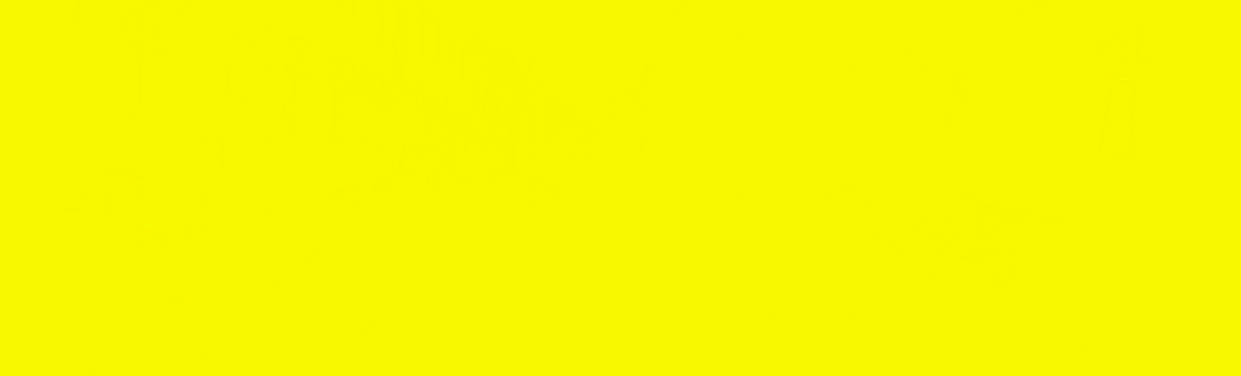
#> input picture optical_flow_t3_4/LKflow_000045_10.png, 1241 x 376 px; the run also reads 3 pictures not shown here
$ python evaluate_analyze_flow.py   (older library calls are emulated)
#> lines starting #> are read from the running program, lines starting #| are printed output that depends on the picture; after the words box and inside, x2 and y2 are one past the last pixel; in counts of white or black regions, pixels touching at a corner belong together; long printed decimals are rounded
import matplotlib.pyplot as plt
import numpy as np
import os
import cv2

LKflow_45  = 'LKflow_000045_10.png'
LKflow_157 = 'LKflow_000157_10.png'
gt_45      = '000045_10.png'
gt_157     = '000157_10.png'
gray_45    = 'gray_000045_10.png'
gray_157   = 'gray_000157_10.png'

def read_file(path):
    """Read an optical flow map from disk
    Optical flow maps are stored in disk as 3-channel uint16 PNG images,
    following the method described in the KITTI optical flow dataset 2012
    (http://www.cvlibs.net/datasets/kitti/eval_stereo_flow.php?benchmark=flow).
    Returns:
      numpy array with shape [height, width, 3]. The first and second channels
      denote the corresponding optical flow 2D vector (u, v). The third channel
      is a mask denoting if an optical flow 2D vector exists for that pixel.
      Vector components u and v values range [-512..512].
    """
#> called with path = 'LKflow_000045_10.png'
    data = cv2.imread(path, -1).astype('float32')
    result = np.empty(data.shape, dtype='float32')
    result[:,:,0] = (data[:,:,2] - 2**15) / 64
#> result: shape (376, 1241, 3) float32; 0% of the values are NaN or infinite; the others: min -1.71e+38, max 1.69e+38, mean nan
    result[:,:,1] = (data[:,:,1] - 2**15) / 64
    result[:,:,2] = data[:,:,0]
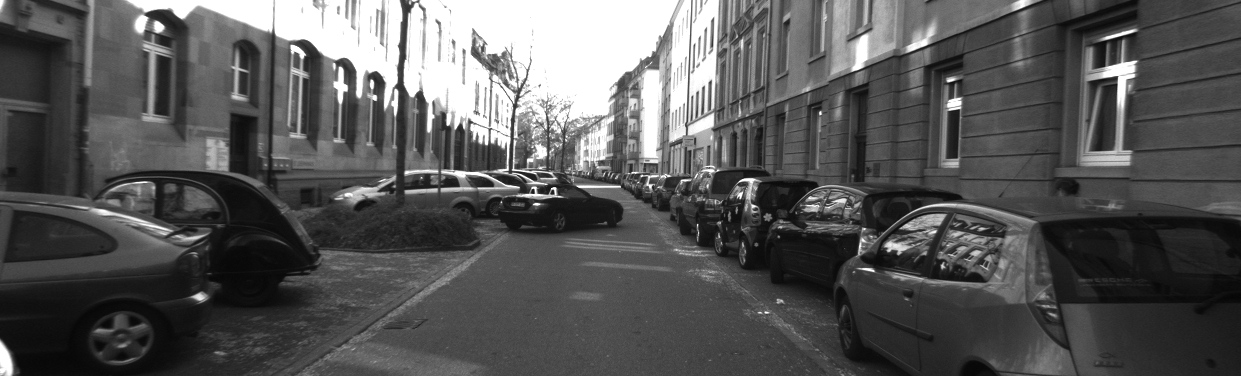
#> input picture optical_flow_t3_4/gray_000045_10.png, 1241 x 376 px
#> in analyze_flow, gray is the input picture: shape (376, 1241, 3); min 5, max 255, mean 87

    return result


def flow_metrics(pred, gt):

    flowExist  = (gt[:,:,2] == 1)
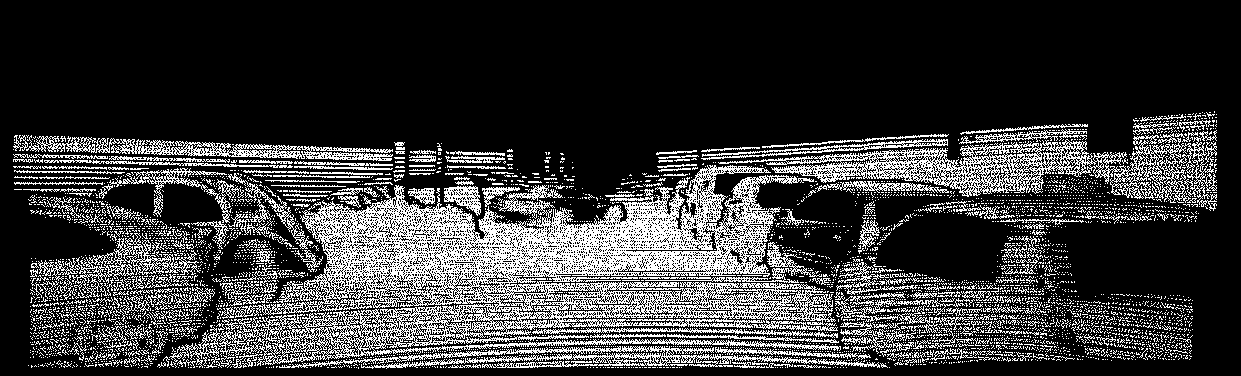
#> flowExist: shape (376, 1241) bool; 22.4% white in thin lines or dots, all inside (x1, y1, x2, y2) = (13, 111, 1217, 369)
    pred_flow  = pred[flowExist]
    gt_flow    = gt[flowExist]
    #print(flowExist.shape)
    img_err = np.zeros(shape=gt[:,:,1].shape)

    err = gt_flow[:,:2] - pred_flow[:,:2]
#> err = 104330 pairs, first value -30.95 to 51, second value -10.05 to 19.02

    squared_err = np.sum(err**2, axis=1)
    vect_err = np.sqrt(squared_err)
    hit = vect_err < 3.0
    img_err[flowExist] = vect_err

    msen = np.mean(vect_err)
#> msen = 10.63
    pepn = 100 * (1 - np.mean(hit))
#> pepn = 78.56

    return msen, pepn, img_err, vect_err


def analyze_flow(pred_im, gt_im, gray_im, seq_no):
    pred = read_file(pred_im)
    gt   = read_file(gt_im)
    gray = cv2.imread(gray_im)
    # ================================= error calculation
    msen, pepn, img_err, vect_err = flow_metrics(pred,gt)
#> msen = 10.63; pepn = 78.56

    print('Sequence: ', seq_no)
    print('PEPN = ', pepn)
#| PEPN =  78.560
    print('MSEN =  ', msen)
#| MSEN =   10.627

    # =================================   hist plot
    plt.figure(1)
    plt.title('hist of vect_err')
    plt.hist(vect_err, bins=25, normed=1,stacked=False)
    plt.show()
#> figure, not shown here; tallest bar 0.0792 high, from x = 2.18 to 4.35
    # ================================= plotting error per pixel (image)
    plt.figure(2) #print(img_err.shape)
    plt.imshow(img_err)
    plt.colorbar()
    plt.show()
    # ================================= better error visualization
    tmp = gray.copy()
    img_err = img_err / img_err.max() * 255
    tmp[:,:,0] = img_err
    tmp[:,:,1] = img_err
    tmp[:,:,2] = img_err
    err_color = cv2.applyColorMap(tmp, cv2.COLORMAP_JET)
    dst = cv2.addWeighted(err_color,0.5,gray,0.5,0)
    print(gray.shape)
#| (376, 1241, 3)
    print(tmp.shape)
#| (376, 1241, 3)
    cv2.imshow('dst',dst)
    cv2.waitKey(1000)


if __name__ == '__main__':
    analyze_flow(LKflow_45, gt_45, gray_45, '45')
    analyze_flow(LKflow_157, gt_157, gray_157, '157')
#> call 2 of analyze_flow, with pred_im = 'LKflow_000157_10.png', gt_im = '000157_10.png', gray_im = 'gray_000157_10.png', seq_no = '157'
#> in read_file (call 3), `result[:,:,0] = (data[:,:,2] - 2**15) / 64`: result: shape (370, 1226, 3) float32; 0.01% of the values are NaN or infinite; the others: min -3.28e+38, max 2.83e+38, mean nan
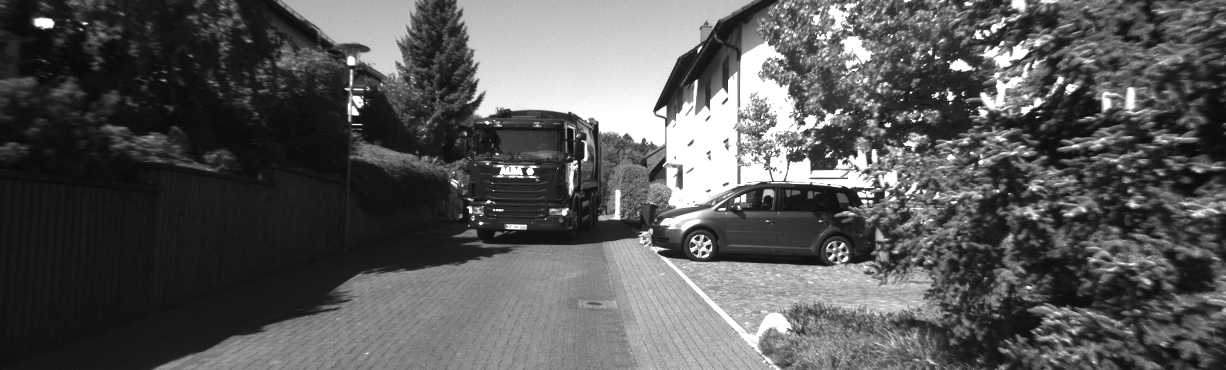
#> input picture optical_flow_t3_4/gray_000157_10.png, 1226 x 370 px
#> in analyze_flow, gray is the input picture: shape (370, 1226, 3); min 8, max 255, mean 88.3
#> in flow_metrics (call 2), `flowExist  = (gt[:,:,2] == 1)`:
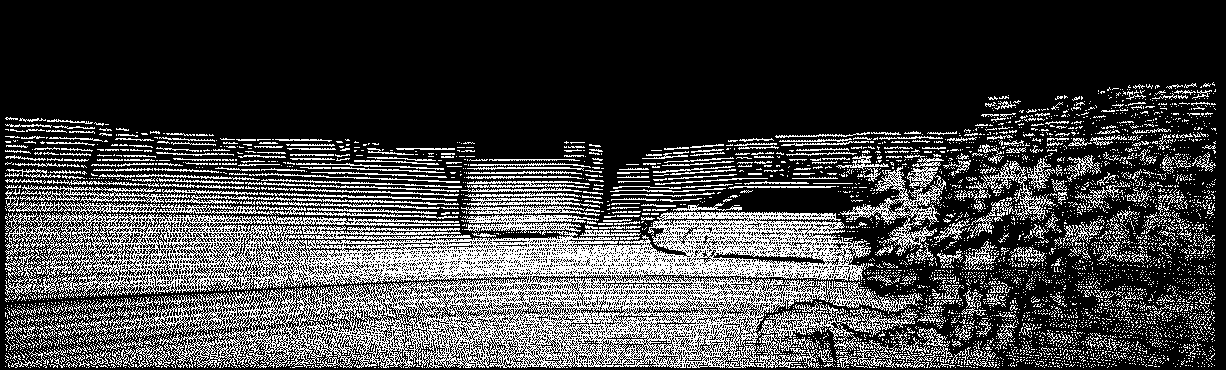
#> flowExist: shape (370, 1226) bool; 25.7% white in thin lines or dots, all inside (x1, y1, x2, y2) = (5, 82, 1217, 368)
#> in flow_metrics (call 2), `err = gt_flow[:,:2] - pred_flow[:,:2]`: err = 116719 pairs, first value -6.17 to 14.53, second value -7.02 to 7.03
#> in flow_metrics (call 2), `img_err[flowExist] = vect_err`:
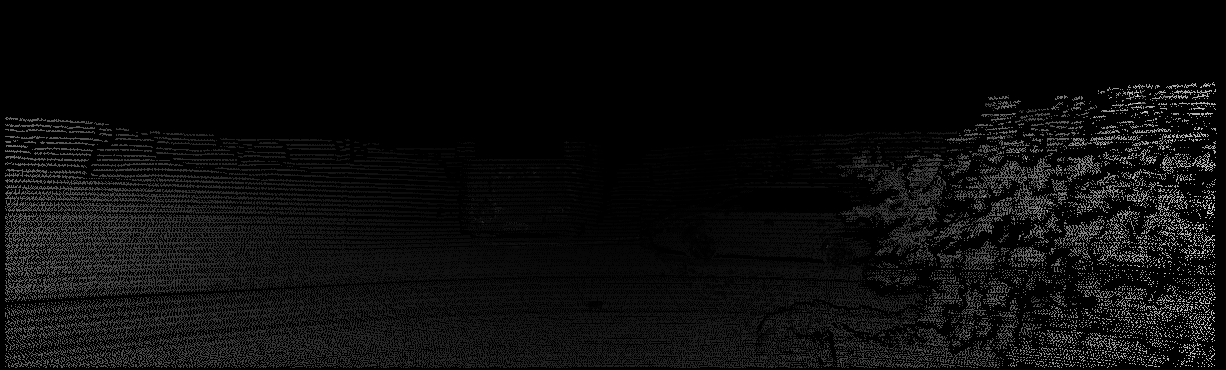
#> img_err: shape (370, 1226) float64; min 0, max 14.53, mean 0.708; drawn with min black and max white
#> in flow_metrics (call 2), `msen = np.mean(vect_err)`: msen = 2.75
#> in flow_metrics (call 2), `pepn = 100 * (1 - np.mean(hit))`: pepn = 34.05
#> in analyze_flow (call 2), `msen, pepn, img_err, vect_err = flow_metrics(pred,gt)`: msen = 2.75; pepn = 34.05
#| PEPN =  34.048
#| MSEN =   2.750
#> in analyze_flow (call 2), `err_color = cv2.applyColorMap(tmp, cv2.COLORMAP_JET)`:
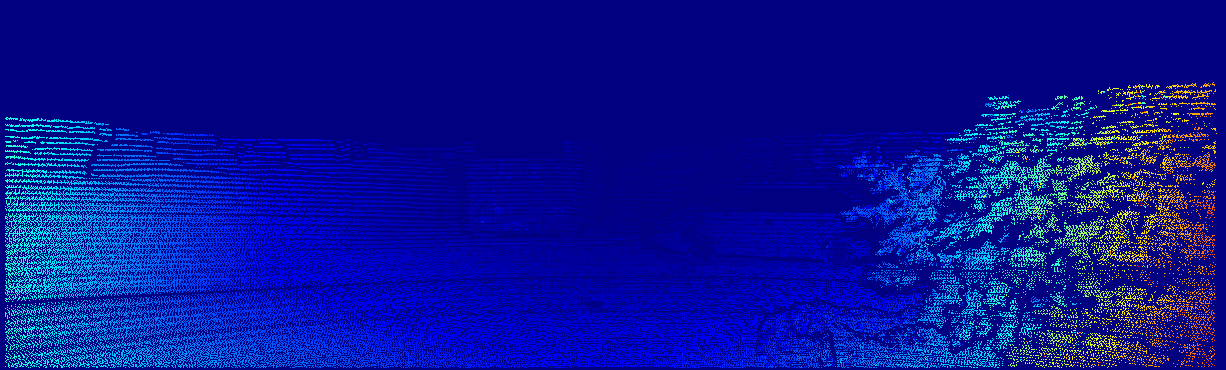
#> err_color: shape (370, 1226, 3); mean B, G, R 147.4, 17.9, 5
#> in analyze_flow (call 2), `dst = cv2.addWeighted(err_color,0.5,gray,0.5,0)`:
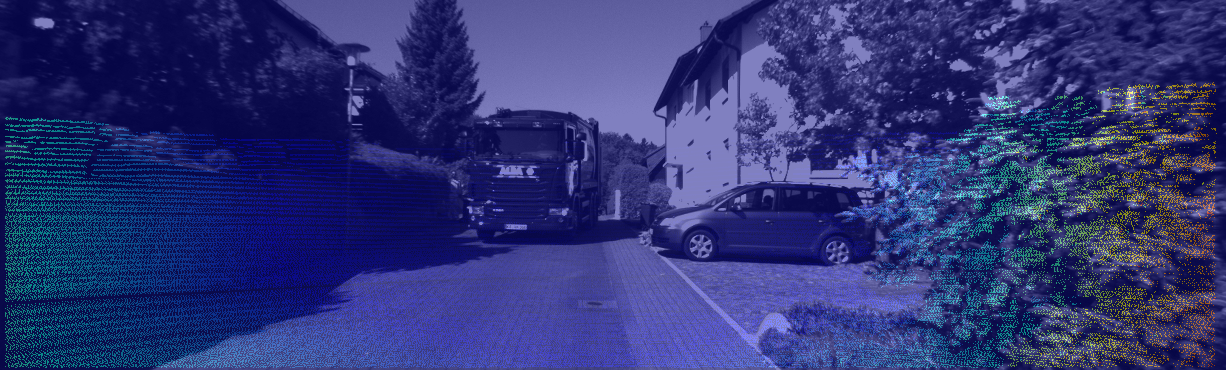
#> dst: shape (370, 1226, 3); mean B, G, R 117.8, 53.1, 46.7
#| (370, 1226, 3)
#| (370, 1226, 3)
